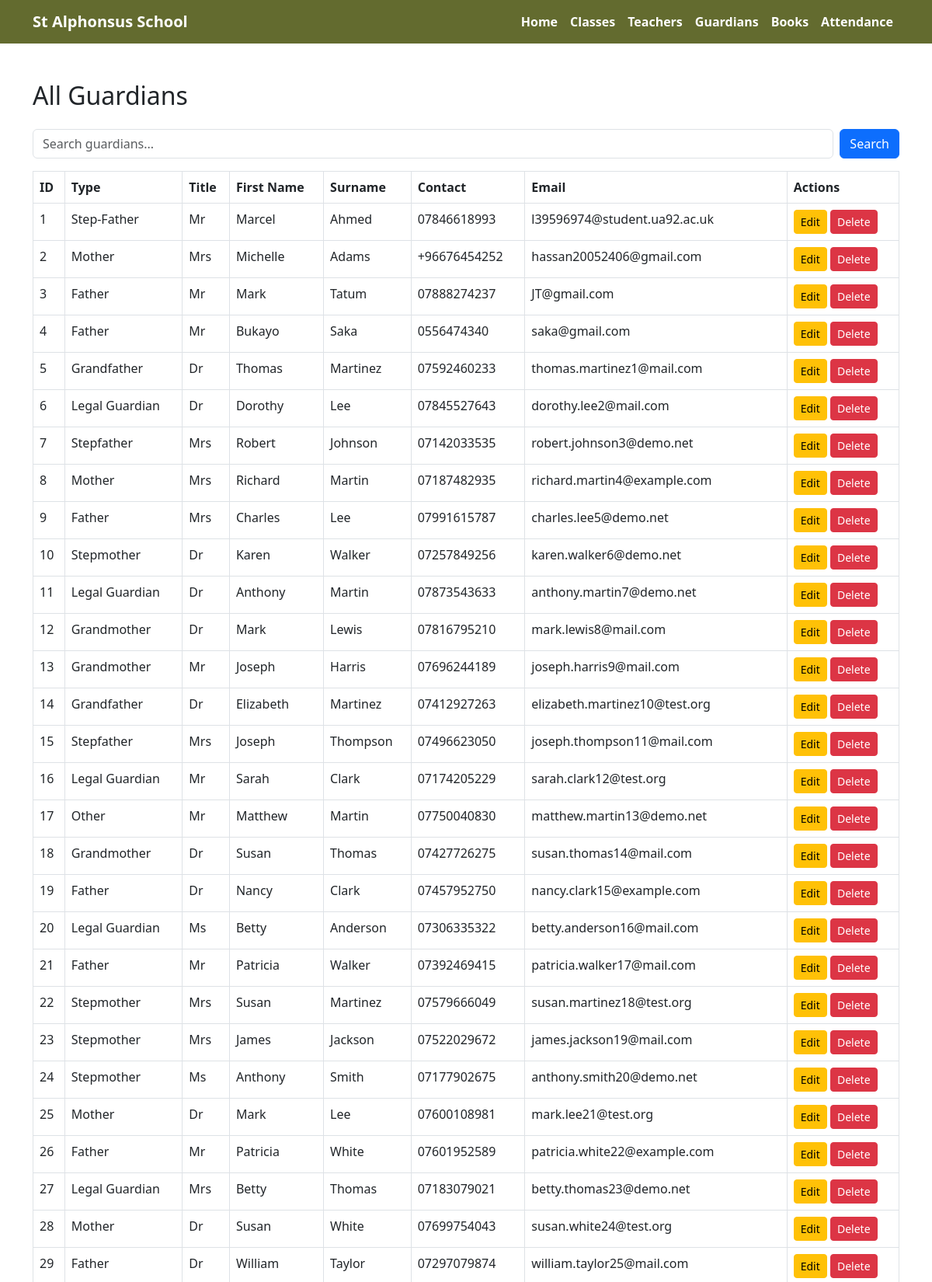
Page /view_guardians.php (upper part) on the committed database.
### tables this page shows
CREATE TABLE `guardian` (
  `GuardianID` int(11) NOT NULL,
  `GuardianType` varchar(50) DEFAULT NULL,
  `Title` varchar(10) DEFAULT NULL,
  `FirstName` varchar(50) NOT NULL,
  `Surname` varchar(50) NOT NULL,
  `Address_Line1` varchar(100) DEFAULT NULL,
  `Address_Line2` varchar(100) DEFAULT NULL,
  `Address_Line3` varchar(100) DEFAULT NULL,
  `Postcode` varchar(10) DEFAULT NULL,
  `ContactNumber` varchar(15) DEFAULT NULL,
  `EmailAddress` varchar(100) DEFAULT NULL,
  `Notes` text DEFAULT NULL
);

### view_guardians.php (the view, shortened to what this page needs)
<?php
include 'config.php';
include 'header.php';
$search = isset($_GET['search']) ? $conn->real_escape_string($_GET['search']) : '';
$query = "SELECT * FROM Guardian WHERE FirstName LIKE '%$search%' OR Surname LIKE '%$search%' OR GuardianType LIKE '%$search%'";
$result = $conn->query($query);
?>
<div class="container mt-5">
    <h2 class="mb-4">All Guardians</h2>
    <form method="GET" action="" class="mb-3 d-flex">
        <input type="text" name="search" class="form-control me-2" placeholder="Search guardians..." value="<?= htmlspecialchars($search) ?>">
        <button type="submit" class="btn btn-primary">Search</button>
    </form>
    <table class="table table-bordered">
        <thead>
            <tr>
                <th>ID</th>
                <th>Type</th>
                <th>Title</th>
                <th>First Name</th>
                <th>Surname</th>
                <th>Contact</th>
                <th>Email</th>
                <th>Actions</th>
            </tr>
        </thead>
        <tbody>
            <?php while ($row = $result->fetch_assoc()):  ?>
                <tr>
                    <td><?= $row['GuardianID'] ?></td>
                    <td><?= $row['GuardianType'] ?></td>
                    <td><?= $row['Title'] ?></td>
                    <td><?= $row['FirstName'] ?></td>
                    <td><?= $row['Surname'] ?></td>
                    <td><?= $row['ContactNumber'] ?></td>
                    <td><?= $row['EmailAddress'] ?></td>
                    <td>
                        <a href="edit_guardian.php?id=<?= $row['GuardianID'] ?>" class="btn btn-sm btn-warning">Edit</a>
                        <a href="delete_guardian.php?id=<?= $row['GuardianID'] ?>" class="btn btn-sm btn-danger" onclick="return confirm('Are you sure you want to delete this guardian?');">Delete</a>
                    </td>
                </tr>
            <?php endwhile;  ?>
        </tbody>
    </table>
</div>

### header.php (style rules this page uses)
html, body { height: 100%; margin: 0; display: flex; flex-direction: column; }

### rows in the picture
guardian: GuardianID "1", GuardianType "Step-Father", Title "Mr", FirstName "Marcel", Surname "Ahmed", ContactNumber "07846618993", EmailAddress "l39596974@student.ua92.ac.uk"
guardian: GuardianID "2", GuardianType "Mother", Title "Mrs", FirstName "Michelle", Surname "Adams", ContactNumber "+96676454252", EmailAddress "hassan20052406@gmail.com"
guardian: GuardianID "3", GuardianType "Father", Title "Mr", FirstName "Mark", Surname "Tatum", ContactNumber "07888274237", EmailAddress "JT@gmail.com"
guardian: GuardianID "4", GuardianType "Father", Title "Mr", FirstName "Bukayo", Surname "Saka", ContactNumber "0556474340", EmailAddress "saka@gmail.com"
guardian: GuardianID "5", GuardianType "Grandfather", Title "Dr", FirstName "Thomas", Surname "Martinez", ContactNumber "07592460233", EmailAddress "thomas.martinez1@mail.com"
guardian: GuardianID "6", GuardianType "Legal Guardian", Title "Dr", FirstName "Dorothy", Surname "Lee", ContactNumber "07845527643", EmailAddress "dorothy.lee2@mail.com"
guardian: GuardianID "7", GuardianType "Stepfather", Title "Mrs", FirstName "Robert", Surname "Johnson", ContactNumber "07142033535", EmailAddress "robert.johnson3@demo.net"
guardian: GuardianID "8", GuardianType "Mother", Title "Mrs", FirstName "Richard", Surname "Martin", ContactNumber "07187482935", EmailAddress "richard.martin4@example.com"
guardian: GuardianID "9", GuardianType "Father", Title "Mrs", FirstName "Charles", Surname "Lee", ContactNumber "07991615787", EmailAddress "charles.lee5@demo.net"
guardian: GuardianID "10", GuardianType "Stepmother", Title "Dr", FirstName "Karen", Surname "Walker", ContactNumber "07257849256", EmailAddress "karen.walker6@demo.net"
guardian: GuardianID "11", GuardianType "Legal Guardian", Title "Dr", FirstName "Anthony", Surname "Martin", ContactNumber "07873543633", EmailAddress "anthony.martin7@demo.net"
guardian: GuardianID "12", GuardianType "Grandmother", Title "Dr", FirstName "Mark", Surname "Lewis", ContactNumber "07816795210", EmailAddress "mark.lewis8@mail.com"
guardian: GuardianID "13", GuardianType "Grandmother", Title "Mr", FirstName "Joseph", Surname "Harris", ContactNumber "07696244189", EmailAddress "joseph.harris9@mail.com"
guardian: GuardianID "14", GuardianType "Grandfather", Title "Dr", FirstName "Elizabeth", Surname "Martinez", ContactNumber "07412927263", EmailAddress "elizabeth.martinez10@test.org"
guardian: GuardianID "15", GuardianType "Stepfather", Title "Mrs", FirstName "Joseph", Surname "Thompson", ContactNumber "07496623050", EmailAddress "joseph.thompson11@mail.com"
guardian: GuardianID "16", GuardianType "Legal Guardian", Title "Mr", FirstName "Sarah", Surname "Clark", ContactNumber "07174205229", EmailAddress "sarah.clark12@test.org"
guardian: GuardianID "17", GuardianType "Other", Title "Mr", FirstName "Matthew", Surname "Martin", ContactNumber "07750040830", EmailAddress "matthew.martin13@demo.net"
guardian: GuardianID "18", GuardianType "Grandmother", Title "Dr", FirstName "Susan", Surname "Thomas", ContactNumber "07427726275", EmailAddress "susan.thomas14@mail.com"
guardian: GuardianID "19", GuardianType "Father", Title "Dr", FirstName "Nancy", Surname "Clark", ContactNumber "07457952750", EmailAddress "nancy.clark15@example.com"
guardian: GuardianID "20", GuardianType "Legal Guardian", Title "Ms", FirstName "Betty", Surname "Anderson", ContactNumber "07306335322", EmailAddress "betty.anderson16@mail.com"
guardian: GuardianID "21", GuardianType "Father", Title "Mr", FirstName "Patricia", Surname "Walker", ContactNumber "07392469415", EmailAddress "patricia.walker17@mail.com"
guardian: GuardianID "22", GuardianType "Stepmother", Title "Mrs", FirstName "Susan", Surname "Martinez", ContactNumber "07579666049", EmailAddress "susan.martinez18@test.org"
guardian: GuardianID "23", GuardianType "Stepmother", Title "Mrs", FirstName "James", Surname "Jackson", ContactNumber "07522029672", EmailAddress "james.jackson19@mail.com"
guardian: GuardianID "24", GuardianType "Stepmother", Title "Ms", FirstName "Anthony", Surname "Smith", ContactNumber "07177902675", EmailAddress "anthony.smith20@demo.net"
guardian: GuardianID "25", GuardianType "Mother", Title "Dr", FirstName "Mark", Surname "Lee", ContactNumber "07600108981", EmailAddress "mark.lee21@test.org"
guardian: GuardianID "26", GuardianType "Father", Title "Mr", FirstName "Patricia", Surname "White", ContactNumber "07601952589", EmailAddress "patricia.white22@example.com"
guardian: GuardianID "27", GuardianType "Legal Guardian", Title "Mrs", FirstName "Betty", Surname "Thomas", ContactNumber "07183079021", EmailAddress "betty.thomas23@demo.net"
guardian: GuardianID "28", GuardianType "Mother", Title "Dr", FirstName "Susan", Surname "White", ContactNumber "07699754043", EmailAddress "susan.white24@test.org"
guardian: GuardianID "29", GuardianType "Father", Title "Dr", FirstName "William", Surname "Taylor", ContactNumber "07297079874", EmailAddress "william.taylor25@mail.com"
